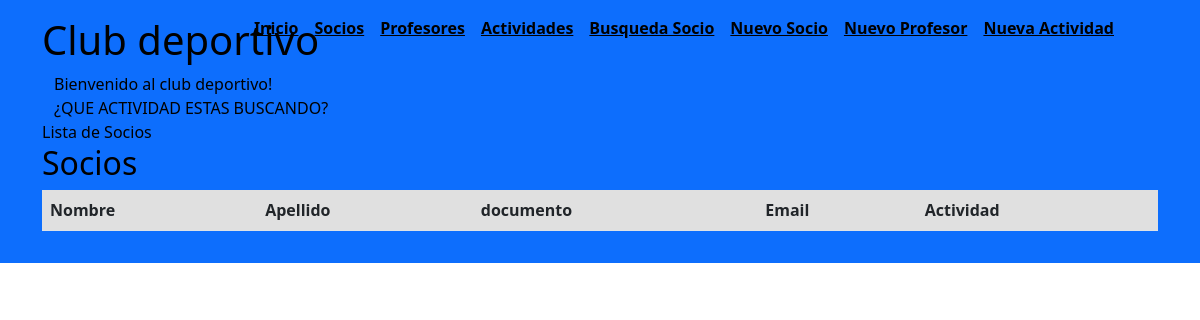
Before: /lista-socios/ with the older database file.
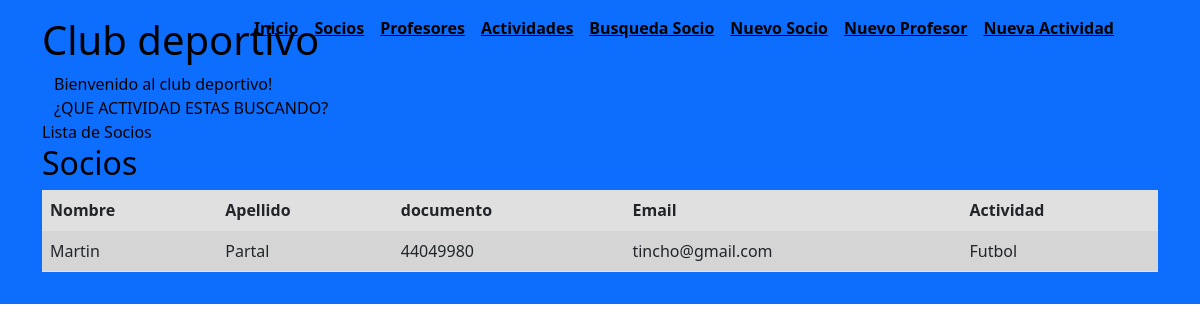
After: the same page with the newer database file.
### AppProyecto/models.py (models this page shows)
class Socios(models.Model):
    nombre = models.CharField(max_length=30)
    apellido = models.CharField(max_length=30)
    documento = models.IntegerField()
    email = models.EmailField()
    actividad = models.CharField(max_length=30)

### AppProyecto/views.py (the view)
# urls.py: path('lista-socios/', views.lista_socios, name='lista-socios'),
def lista_socios(req):
    socios = Socios.objects.all()
    return render(req, 'appProyecto/socios.html', {'socios': socios})

### AppProyecto/templates/appProyecto/socios.html (shortened to what this page needs)
<!DOCTYPE html>
<html lang="en">
<head>
</head>
<body>
    {% extends "appProyecto/padre.html" %}
    {% load static %}
    {% block contenidoQueCambia %}
    {% block titulo %}Lista de Socios{% endblock %}
<h2>Socios</h2>
<table class="table table-striped" style="background-color: rgb(224, 224, 224);">
    <thead>
        <tr>
            <th>Nombre</th>
            <th>Apellido</th>
            <th>documento</th>
            <th>Email</th>
            <th>Actividad</th>
        </tr>
    </thead>
    <tbody>
        {% for socio in socios %}
        <tr>
            <td>{{ socio.nombre }}</td>
            <td>{{ socio.apellido }}</td>
            <td>{{ socio.documento }}</td>
            <td>{{ socio.email }}</td>
            <td>{{ socio.actividad }}</td>
        </tr>
        {% endfor %}
    </tbody>
</table>
    {% endblock %}

Changed rows visible on the page:
added Socios: nombre "Martin", apellido "Partal", documento "44049980", email "tincho@gmail.com", actividad "Futbol"
